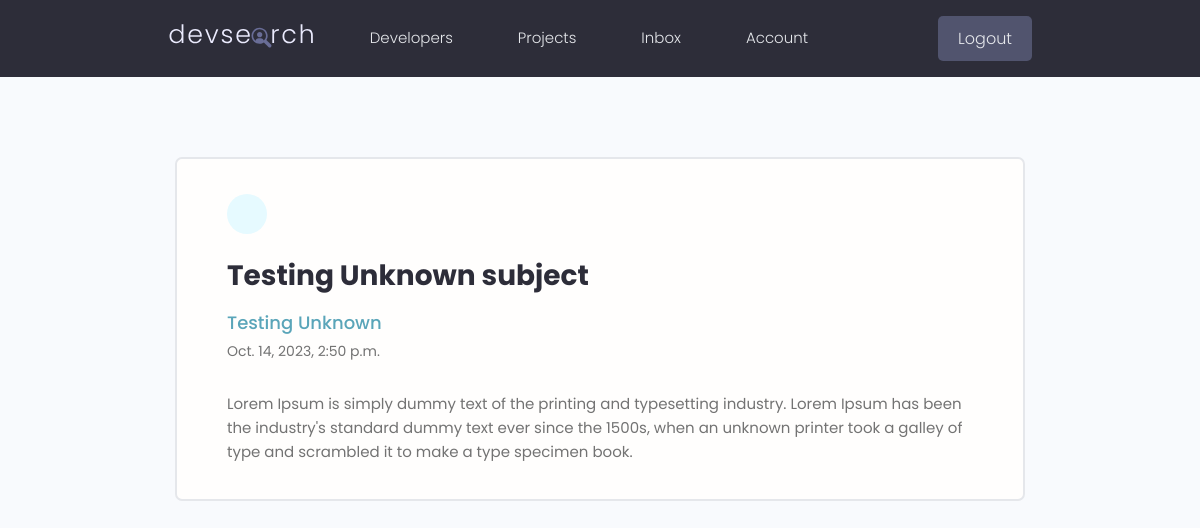
The page /message/09eb4e38-62e2-4b2d-ad65-d143203e6c54/ (signed in) on the database its author committed.
### users/models.py (models this page shows, shortened)
class Message(models.Model):
    sender = models.ForeignKey(Profile,on_delete=models.SET_NULL, null=True, blank=True)
    recipient = models.ForeignKey(Profile, on_delete=models.SET_NULL, null=True, blank=True, related_name='messages')
    name = models.CharField(max_length=200, null=True, blank=True)
    email = models.EmailField(max_length=200, null=True, blank=True)
    subject = models.CharField(max_length=300, null=True, blank=True)
    is_read = models.BooleanField(default=False,null=True)
    body = models.TextField()
    created = models.DateTimeField(auto_now_add=True)
    id = models.UUIDField(default = uuid.uuid4, unique=True, primary_key=True, editable=False)
    class Meta:
        ordering =['is_read','-created']

### users/views.py (the view)
# urls.py: path('message/<str:pk>/', views.viewMessage, name='message'),
@login_required(login_url='login')
def viewMessage(request, pk):
    profile = request.user.profile
    message = profile.messages.get(id=pk)
    if message.is_read == False:
        message.is_read = True
        message.save()
    context={'message':message}
    return render(request, 'users/message.html',context)

### users/templates/users/message.html (shortened to what this page needs)
{% extends 'main.html' %}
{% load static %}
{% block content %}
<main class="messagePage my-xl">
  <div class="content-box">
    <div class="message">
      <a class="backButton" href="{% url 'inbox' %}"></a>
      <h2 class="message__subject">{{message.subject}}</h4>
        <a href="profile.html" class="message__author">{{message.name}}</a>
        <p class="message__date">{{message.created}}</p>
        <div class="message__body">{{message.body|linebreaksbr}}</div>
    </div>
  </div>
</main>
{% endblock content %}

### devsearch/static/styles/app.css (style rules this page uses)
:root { --color-sub: #2d2d39; }
.content-box { width: 95%; max-width: 85rem; margin: 0 auto; }
.message { padding: 2.5rem 0; }
.message > a { display: flex; gap: 1rem; }
.message__author, .message__date { flex-basis: 25%; }
.message__subject { flex-basis: 50%; }
.message__date { text-align: right; }
.messagePage .message { list-style: none; background: var(--color-white); padding: 3.5rem 5rem; border: 2px solid var(--color-light); border-radius: 0.7rem; }
.messagePage .message__subject { font-size: 2.8rem; color: var(--color-sub); margin-bottom: 1rem; margin-top: 2rem; }
.messagePage .message__author { font-size: 1.8rem; font-weight: 500; }
.messagePage .message__date { font-size: 1.4rem; font-weight: 400; text-align: left; margin-bottom: 3rem; }
.backButton { background: var(--color-main-light); color: var(--color-main); width: 4rem; height: 4rem; display: flex; align-items: center; justify-content: center; border-radius: 50%; }

### devsearch/static/uikit/styles/modules/_variables.css (style rules this page uses)
:root { --color-main: #5aa5b9; --color-main-light: #e6faff; --color-sub: #3f4156; --color-sub-light: #51546e; --color-sub-lighter: #ededfd; --color-text: #737373; --color-gray: #8b8b8b; --color-light: #e5e7eb; --color-light-gray: #767676; --color-bg: #f8fafd; --color-white: #fffefd; --color-white-light: #f3f3f3; --color-success: #359e64; --color-success-bg: #def8e8; --color-error: #fc4b0b; --color-error-bg: #fff2ee; --font-base: 'Poppins', arial, helvetica, 'Segoe UI', roboto, ubuntu, sans-serif; --font-monospace: 'Fira Code', 'Courier New', courier, monospace; --font-regular: 300; --font-medium: 500; --font-bold: 700; --generic-shadow: 1px 1px 5px #00000010; --generic-transition: all 0.3s ease-in-out; }

### devsearch/static/uikit/styles/modules/_base.css (style rules this page uses)
* { margin: 0; padding: 0; box-sizing: border-box; text-rendering: optimizeLegibility; color: inherit; font-size: inherit; }
html { font-size: 50%; }
@media only screen and (min-width: 480px) { html { font-size: 56.25%; } }
@media only screen and (min-width: 1200px) { html { font-size: 62.5%; } }
body { line-height: 1.6; font-weight: 400; font-size: 1.5rem; color: var(--color-text); background-color: var(--color-bg); min-height: 100vh; }

### devsearch/static/uikit/styles/modules/_typography.css (style rules this page uses)
* { font-family: var(--font-base); }
h2 { font-size: 3.6rem; font-weight: var(--font-bold); }
p, span, strong { font-size: 1.6rem; color: var(--color-text); font-weight: var(--font-regular); }
a { padding-bottom: 2px; text-decoration: none; display: inline-block; color: var(--color-main); font-weight: var(--font-medium); }

### devsearch/static/uikit/styles/modules/_utilities.css (style rules this page uses)
.my-xl { margin: 8rem auto; }

### rows shown on the page
Message: subject "Testing Unknown subject", name "Testing Unknown", created "Oct. 14, 2023, 2:50 p.m.", body "Lorem Ipsum is simply dummy text of the printing and typesetting industry. Lorem Ipsum has been the industry's standard dummy text ever since the 1500s, when an unknown printer took a galley of type and scrambled it to make a type specimen book."
